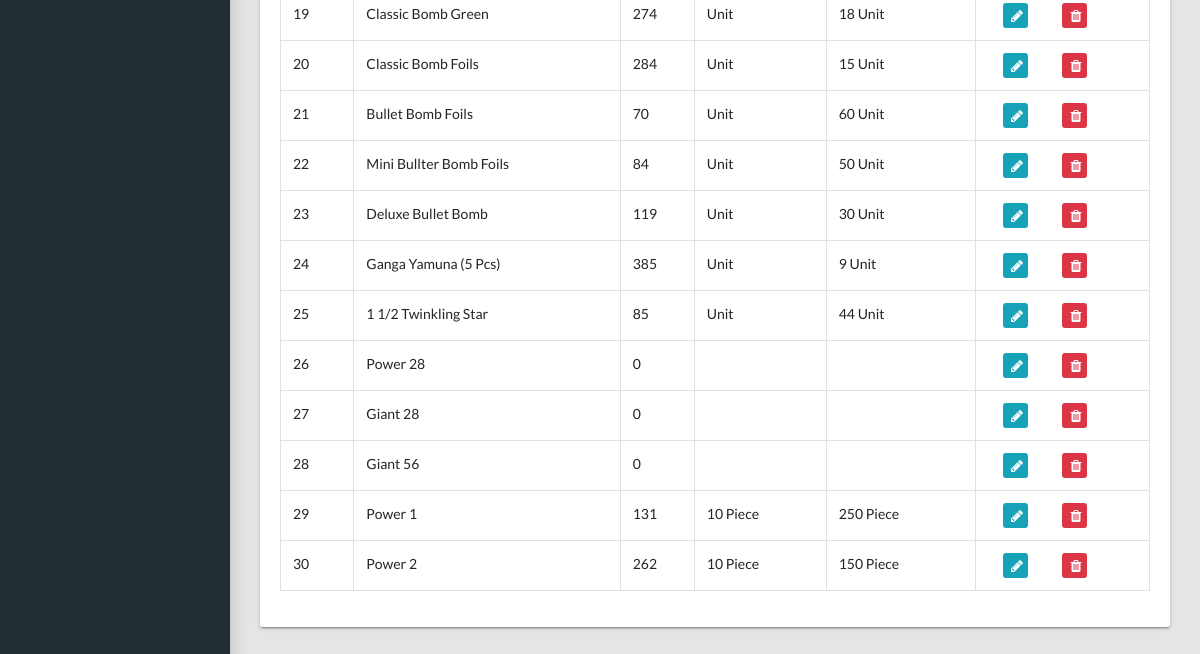
/view-cracker.php (lower part), run on an earlier commit of the app's database.
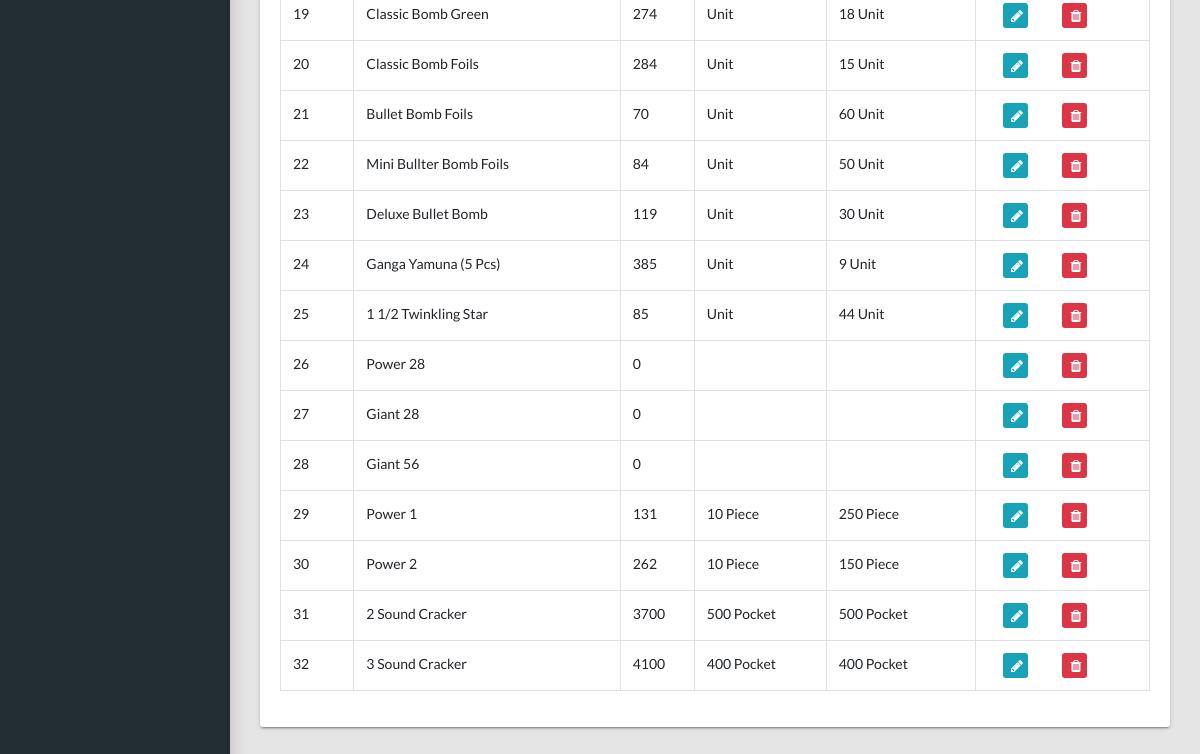
And on a later commit of the database.
### tables this page shows
CREATE TABLE `cracker` (
  `id` int(11) NOT NULL,
  `name` varchar(500) NOT NULL,
  `rate` int(11) NOT NULL,
  `per` varchar(11) NOT NULL,
  `casecontents` varchar(50) NOT NULL
);

### view-cracker.php (the view, shortened to what this page needs)
<?php include("connection.php"); ?>
<!DOCTYPE html>
<html lang="en">
  <head>
    <link rel="stylesheet" type="text/css" href="css/main.css">
    <link rel="stylesheet" type="text/css" href="externallink/font-awesome.min.css">
  </head>
  <body class="app sidebar-mini rtl">
    <?php include('sidebar.php') ?>
  <main class="app-content">
      <div class="row">
        <div class="col-md-12">
          <div class="tile">
            <div class="tile-body">
              <table class="table table-hover table-bordered" id="sampleTable">
                <tbody>
              <?php
                  $sql = "select * from cracker";
                  $exesql = mysqli_query($con,$sql);
                  $sno = 0;
                  while($valsql = mysqli_fetch_assoc($exesql)) {
                    $sno++;
                ?>
                   <tr>
                    <td><?=$sno?></td>
                    <td><?=$valsql['name']?></td>
                    <td><?=$valsql['rate']?></td>
                    <td><?=$valsql['per']?></td>
                    <td><?=$valsql['casecontents']?></td>
                    <td>
                      <div class="row col-md-12">
                      <div class="col-6 text-left">
                        <a class="btn btn-info btn-sm edit" href="add-cracker.php?id=<?=$valsql['id']?>">
                          <i class="fa fa-pencil delete"></i></a>
                      </div>
                      <div class="col-6">
                          <form method="post">
                         <button class="btn btn-danger btn-sm edit" type='submit' name='deleteCracker' href="">
                          <i class="fa fa-trash delete"></i></button>
                          </form>
                          </div>
                        </div>
                       </div>
                    </td>
                  </tr>
           <?php } ?>
    </main>
  </body>
</html>

What changed in the data, as far as the page shows it:
added cracker: name "2 Sound Cracker", rate "3700", per "500 Pocket", casecontents "500 Pocket"
added cracker: name "3 Sound Cracker", rate "4100", per "400 Pocket", casecontents "400 Pocket"
